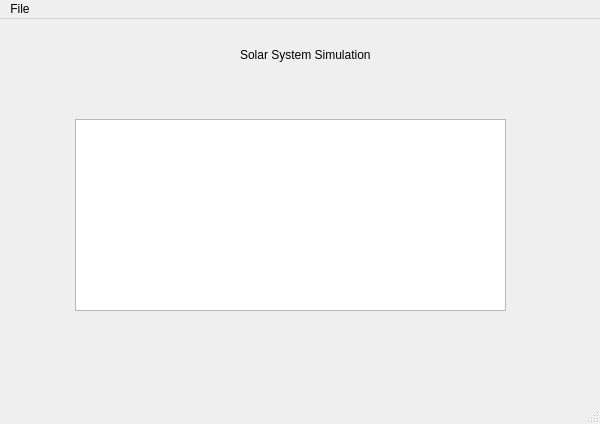
<?xml version="1.0" encoding="UTF-8"?>
<ui version="4.0">
 <class>MainWindow</class>
 <widget class="QMainWindow" name="MainWindow">
  <property name="geometry">
   <rect>
    <x>0</x>
    <y>0</y>
    <width>600</width>
    <height>424</height>
   </rect>
  </property>
  <property name="windowTitle">
   <string>MainWindow</string>
  </property>
  <widget class="QWidget" name="centralwidget">
   <widget class="QLabel" name="label">
    <property name="geometry">
     <rect>
      <x>240</x>
      <y>0</y>
      <width>141</width>
      <height>71</height>
     </rect>
    </property>
    <property name="text">
     <string>Solar System Simulation</string>
    </property>
   </widget>
   <widget class="QGraphicsView" name="graphicsView">
    <property name="geometry">
     <rect>
      <x>75</x>
      <y>100</y>
      <width>431</width>
      <height>192</height>
     </rect>
    </property>
   </widget>
  </widget>
  <widget class="QMenuBar" name="menubar">
   <property name="geometry">
    <rect>
     <x>0</x>
     <y>0</y>
     <width>600</width>
     <height>22</height>
    </rect>
   </property>
   <widget class="QMenu" name="menuFile">
    <property name="title">
     <string>File</string>
    </property>
   </widget>
   <addaction name="menuFile"/>
  </widget>
  <widget class="QStatusBar" name="statusbar"/>
 </widget>
 <resources/>
 <connections/>
</ui>
